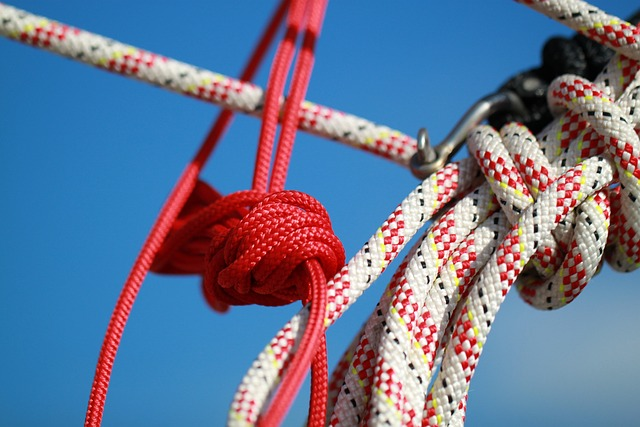
#> input picture Temp/3.jpg, 640 x 427 px, given in place of image_processing.png, which was not available
$ jupyter execute --allow-errors 'UPDATED img_lab_practice.ipynb'   (text cells are left out)
#> lines starting #> are read from the running program, lines starting #| are printed output that depends on the picture; after the words box and inside, x2 and y2 are one past the last pixel; in counts of white or black regions, pixels touching at a corner belong together; pictures that were not available may be replaced by others from this repository, and a replacement may not be noted
[cell 1]
import cv2
import numpy as np
import matplotlib.pyplot as plt

img = cv2.imread("C:/Users/mLc/Downloads/image_processing.png")
#> img is the input picture: shape (427, 640, 3); mean B, G, R 146.4, 117.3, 103.1

height, width, _ = img.shape
#> height = 427; width = 640

# Create an empty array to store the grayscale image
gray_img = np.zeros((height, width), dtype=np.uint8)

# Convert the image to grayscale using a for loop
for i in range(height):
    for j in range(width):
        # Compute the mean of the BGR channels for each pixel
        gray_img[i][j] = np.mean(img[i][j])
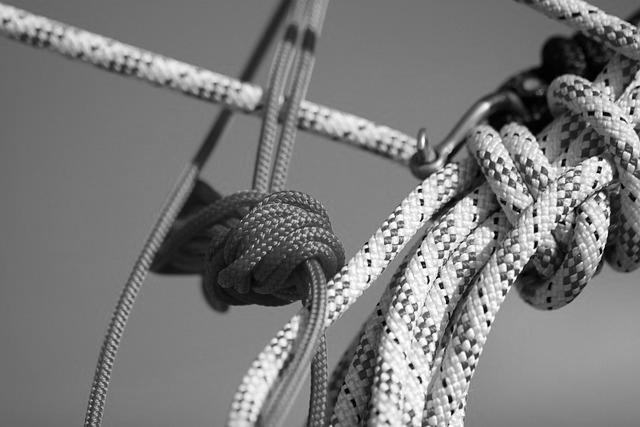
#> gray_img: shape (427, 640); min 0, max 255, mean 121.9

# Create a binary image (black and white) based on thresholding
threshold = 127
bin_img = np.zeros((height, width), dtype=np.uint8)
for i in range(height):
    for j in range(width):
        if gray_img[i][j] > threshold:  # Compare individual pixel value
            bin_img[i][j] = 255  # Set white pixel
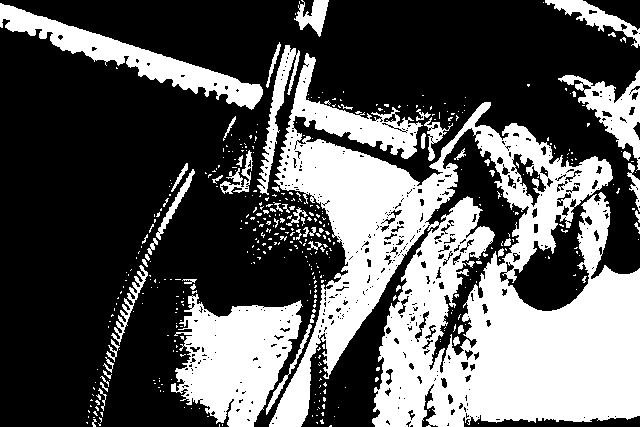
#> bin_img: shape (427, 640); 35.5% white; 448 white regions (389 under 20 px), largest, box (x1, y1, x2, y2) and area: (269, 53, 640, 427) 68228, (171, 294, 303, 427) 10601, (0, 3, 263, 110) 6077

plt.figure(figsize=(15, 5))

plt.subplot(1, 3, 1)
plt.imshow(cv2.cvtColor(img, cv2.COLOR_BGR2RGB))
plt.title("Original Image")

plt.subplot(1, 3, 2)
plt.imshow(gray_img, cmap='gray')
plt.title("Grayscale Image")

plt.subplot(1, 3, 3)
plt.imshow(bin_img, cmap='gray')
plt.title("Binary Image")

plt.show()
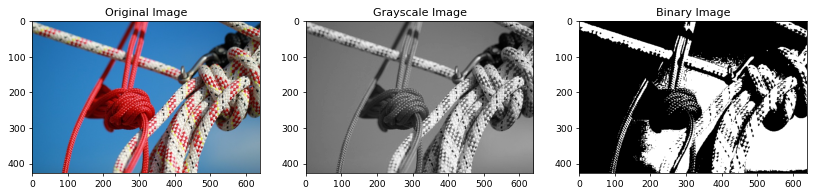
#> figure drawn by matplotlib, 3 panels

[cell 2]
import cv2
import numpy as np
import matplotlib.pyplot as plt

# Read two grayscale images
img1 = cv2.imread("C:/Users/mLc/Pictures/image_processing.png", 0)
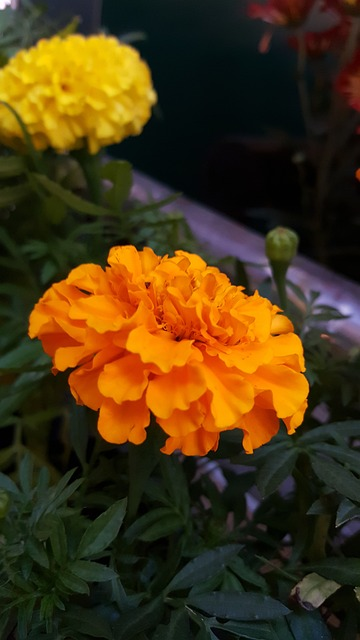
#> input picture Temp/4.jpg, 360 x 640 px, given in place of image_processing.png, which was not available
#> img1: shape (640, 360); min 0, max 255, mean 56.4
img2 = cv2.imread("C:/Users/mLc/Pictures/avatar.jpg", 0)

resize_img = cv2.resize(img2, (img1.shape[1], img1.shape[0]))

res_img = np.zeros_like(img1)

for i in range(img1.shape[0]):
    for j in range(img1.shape[1]):
        res_img[i][j] = (img1[i][j] - resize_img[i][j])
#> res_img: shape (640, 360); every value is 0


res_img = np.clip(res_img, 0, 255).astype("uint8")

plt.figure(figsize=(10, 5))

plt.subplot(1, 3, 1)

plt.imshow(img1, cmap='gray')

plt.title('first image')

plt.subplot(1, 3, 2)

plt.imshow(img2, cmap='gray')

plt.title('second image')

plt.subplot(1, 3, 3)

plt.imshow(res_img, cmap='gray')

plt.title('Resultant Image')

plt.show()

[cell 3]
# Get the dimensions of the grayscale image
height, width = gray_img.shape

# Determine the size of the square
square_size = min(height, width)
#> square_size = 427

# Calculate the cropping parameters
crop_x = (width - square_size) // 2
#> crop_x = 106
crop_y = (height - square_size) // 2
#> crop_y = 0

# Crop the image to make it square
cropped_img = gray_img[crop_y:crop_y+square_size, crop_x:crop_x+square_size]
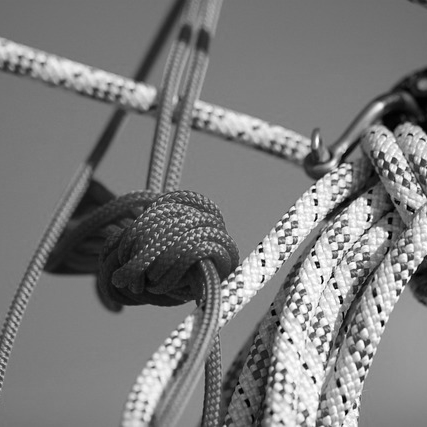
#> cropped_img: shape (427, 427); min 0, max 255, mean 124.6


# Read the cropped grayscale image
boundary_img = cropped_img

# Define boundary size
boundary_size = 20

# Get the dimensions of the boundary image
height, width = boundary_img.shape
#> width = 427

# Determine the maximum dimension
max_dim = max(height, width)
#> max_dim = 427

# Create a square image with padding
square_img = np.zeros((max_dim + 2 * boundary_size, max_dim + 2 * boundary_size), dtype=np.uint8)

# Calculate padding for height and width
padding_height = (max_dim - height) // 2
#> padding_height = 0
padding_width = (max_dim - width) // 2
#> padding_width = 0

# Assign the content of boundary_img to the center of square_img with padding
square_img[boundary_size + padding_height: boundary_size + padding_height + height,
           boundary_size + padding_width: boundary_size + padding_width + width] = boundary_img
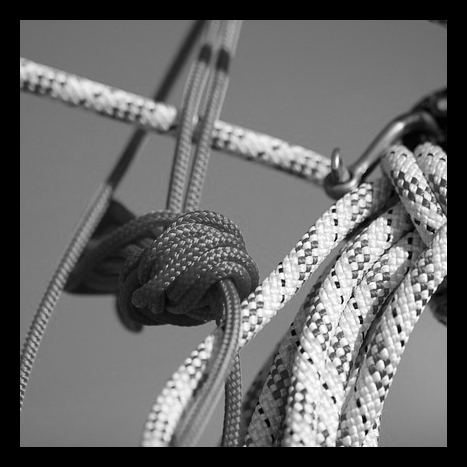
#> square_img: shape (467, 467); min 0, max 255, mean 104.2

# Display the result with equal subplot sizes
plt.figure(figsize=(10, 5))  # Set the size of the figure
plt.subplot(1, 2, 1)
plt.imshow(gray_img, cmap='gray')
plt.title('Original Image')
plt.axis('off')
plt.subplot(1, 2, 2)
plt.imshow(square_img, cmap='gray')
plt.title('After Adding Boundary')
plt.axis('off')
plt.tight_layout()  # Adjust subplot parameters to give specified padding
plt.show()

[cell 4]
sum = 0
h, w, _ = img.shape
#> h = 427; w = 640
m = min(h, w)
#> m = 427
diagonal_img = np.zeros((m, m), dtype=np.uint8)

for i in range (diagonal_img.shape[0]):
    for j in range(diagonal_img.shape[1]):
        if i == j:
            sum += gray_img[i][j]
            diagonal_img[i][j] = 0
        else:

          diagonal_img[i][j] = gray_img[i][j]
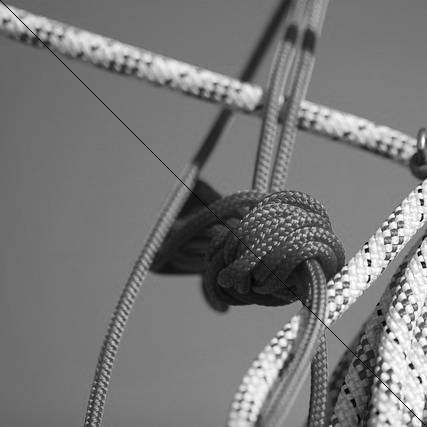
#> diagonal_img: shape (427, 427); min 0, max 255, mean 119.7
#> after the loop, sum = 44731


print("total sum of the diagonal value is : ", sum)
#| total sum of the diagonal value is :  44731
plt.imshow(diagonal_img, cmap='gray')
plt.title('After Add Diagonal Value')

plt.show()

[cell 5]
contrast_img = np.zeros_like(gray_img, dtype=np.float64)

r1 = int(input('Enter r1 : '))
#> the answer given: 3
r2 = int(input('Enter r2 : '))
#> the answer given: 3
s1 = int(input('Enter s1 : '))
#> the answer given: 3
s2 = int(input('Enter s2 : '))
#> the answer given: 3

a = s1 / r1
#> (the rest of this cell did not finish here and is left out)

[cell 6]
def hist_equi_img(img, Tx):
    height, width = img.shape
    equi_img = np.zeros((height, width), "uint8")

    for i in range(height):
        for j in range(width):
            equi_img[i][j] = Tx[img[i][j]]

    return equi_img

def drawHist(img):
    height, width = img.shape
    hist = np.zeros((256))
    cdfTx = np.zeros((256))

    pre_sum = 0

    for i in range(256):
        hist[i] = np.sum(img == i)
        pre_sum += hist[i]
        cdfTx[i] = pre_sum

    hist = hist / (height * width)
    cdfTx = cdfTx * 255 / (height * width)
    cdfTx = cdfTx.astype("uint8")

    return hist, cdfTx

hist, cdfTx = drawHist(gray_img)
#> after the loop in drawHist, `for i in range(256):`: cdfTx = 256 values from 24 to 273280; hist = 256 values, max 6352 at index 116, min 6 at index 255, mean 1067.5; pre_sum = 273280
#> in drawHist, `hist = hist / (height * width)`: hist = 256 values, max 0.0232 at index 116, min 2.2e-05 at index 255, mean 0.00391
#> in drawHist, `cdfTx = cdfTx * 255 / (height * width)`: cdfTx = 256 values from 0.0224 to 255
#> in drawHist, `cdfTx = cdfTx.astype("uint8")`: cdfTx = 256 values from 0 to 255
#> cdfTx = 256 values from 0 to 255
equi_img = hist_equi_img(gray_img, cdfTx)
#> after the loop in hist_equi_img, `for i in range(height):`:
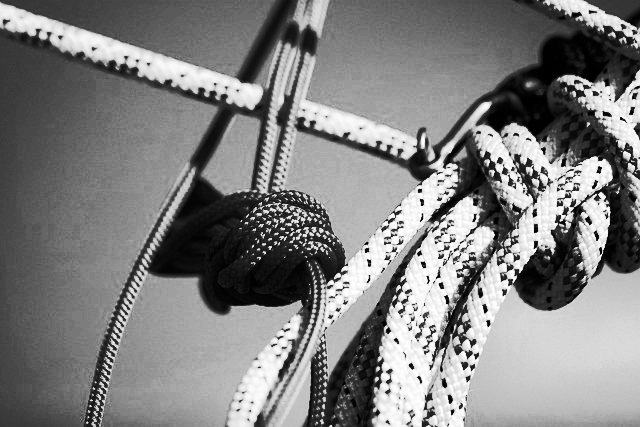
#> equi_img: shape (427, 640); min 0, max 255, mean 128.4

# Plotting original and equalized images
plt.figure(figsize=(10, 5))

# Original image
plt.subplot(2, 2, 1)
plt.imshow(gray_img, cmap='gray')
plt.title('Original Image')
plt.axis('off')

# Equalized image
plt.subplot(2, 2, 2)
plt.imshow(equi_img, cmap='gray')
plt.title('Equalized Image')
plt.axis('off')

# Original histogram
plt.subplot(2, 2, 3)
x = np.arange(256)
plt.bar(x, hist, width=0.5)
plt.title('Original Histogram')
plt.xlabel('Pixel Value')
plt.ylabel('Frequency')

# Equalized histogram
plt.subplot(2, 2, 4)
hist_equi, _ = drawHist(equi_img)
#> hist_equi = 256 values, max 0.0232 at index 107, min 0 at index 58, mean 0.00391
plt.bar(x, hist_equi, width=0.5)
plt.title('Equalized Histogram')
plt.xlabel('Pixel Value')
plt.ylabel('Frequency')

plt.tight_layout()
plt.show()
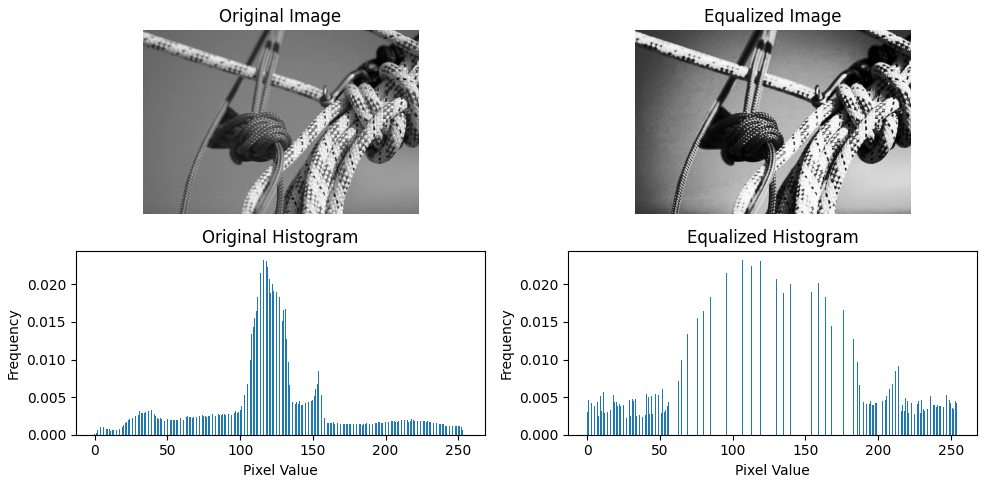
#> figure drawn by matplotlib, 4 panels; panel 3: tallest bar 0.0232 high, from x = 115.8 to 116.2; panel 4: tallest bar 0.0232 high, from x = 106.8 to 107.2

[cell 7]
smooth_img = np.zeros_like(gray_img)
sharp_img =  np.zeros_like(gray_img)

smooth_kernel = np.array([[1, 2, 1],[2, 4, 2], [1, 2, 1]]) / 16

sharp_kernel = np.array([[0, -1, 0], [-1, 5, -1], [0, - 1, 0]])

for i in range(1, gray_img.shape[0] - 1):
    for j in range(1, gray_img.shape[1] - 1):
        smooth_img[i][j] = np.sum(gray_img[i - 1 : i + 2, j - 1: j + 2] * smooth_kernel)


for i in range(1, gray_img.shape[0] - 1):
    for j in range(1, gray_img.shape[1] - 1):
        sharp_img[i][j] = np.sum(gray_img[i- 1 : i + 2, j - 1 : j + 2] * sharp_kernel)
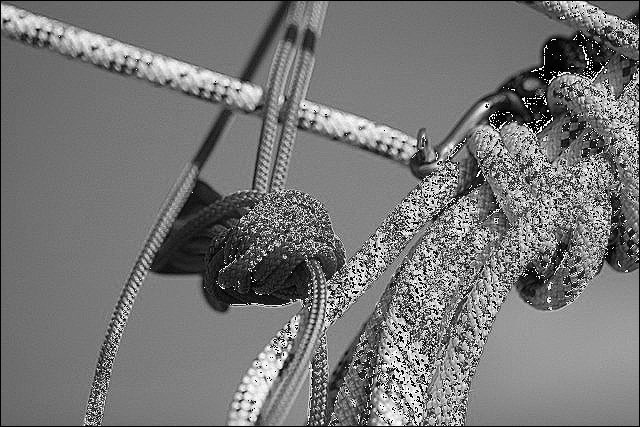
#> sharp_img: shape (427, 640); min 0, max 255, mean 118


smooth_img = np.clip(smooth_img, 0, 255).astype(np.uint8)
sharp_img = np.clip(sharp_img, 0, 255).astype(np.uint8)


plt.figure(figsize=(20, 5))
plt.subplot(1, 3, 1)
plt.imshow(gray_img, cmap='gray')
plt.title('Original Image')
plt.subplot(1, 3, 2)
plt.imshow(smooth_img, cmap='gray')
plt.title('Smoothing Image')
plt.subplot(1, 3, 3)
plt.imshow(sharp_img, cmap='gray')
plt.title('Sharp Image')
plt.tight_layout()
plt.show()
